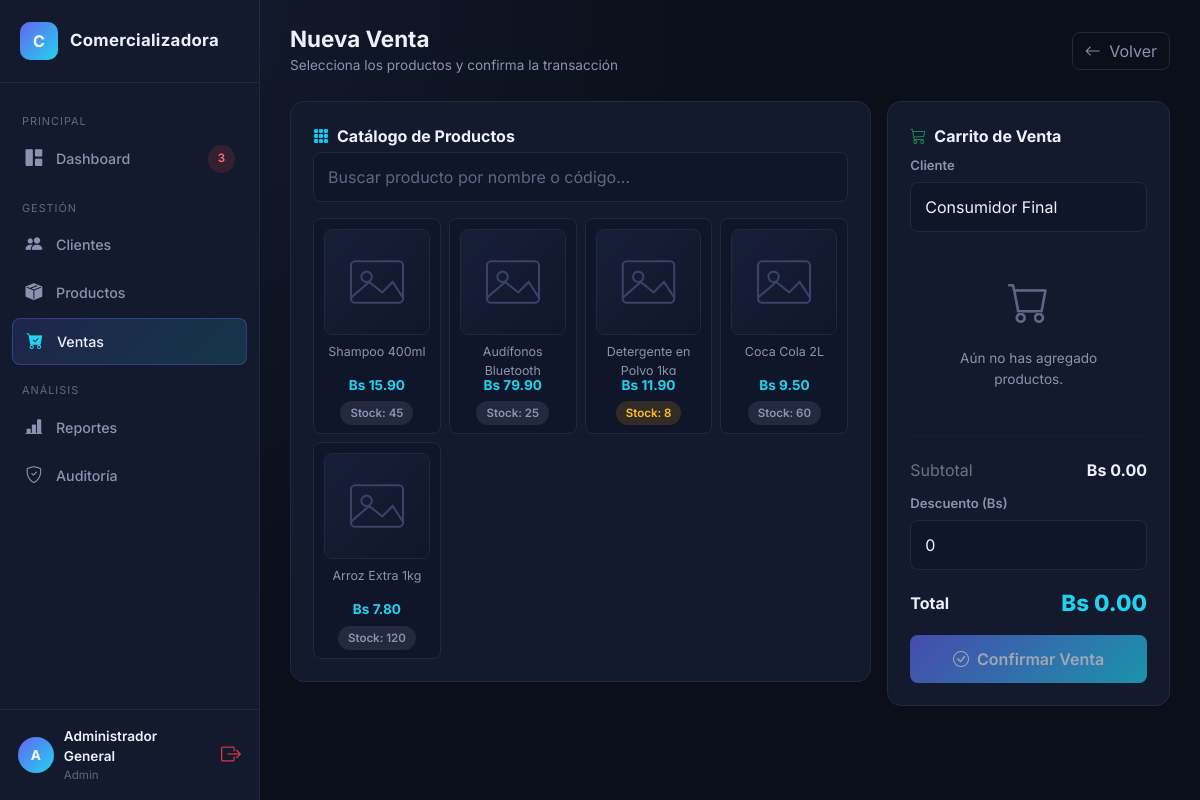
The app's page /ventas/create (signed in) with its own data.
### tables this page shows
CREATE TABLE productos (
    id INT AUTO_INCREMENT PRIMARY KEY,
    codigo VARCHAR(30) NOT NULL UNIQUE,
    nombre VARCHAR(150) NOT NULL,
    descripcion VARCHAR(255) NULL,
    categoria_id INT NULL,
    precio_compra DECIMAL(10,2) NOT NULL DEFAULT 0,
    precio_venta DECIMAL(10,2) NOT NULL DEFAULT 0,
    stock INT NOT NULL DEFAULT 0,
    stock_minimo INT NOT NULL DEFAULT 10,
    imagen VARCHAR(255) NULL,
    estado TINYINT(1) NOT NULL DEFAULT 1,
    created_at DATETIME DEFAULT CURRENT_TIMESTAMP,
    updated_at DATETIME DEFAULT CURRENT_TIMESTAMP ON UPDATE CURRENT_TIMESTAMP,
    FOREIGN KEY (categoria_id) REFERENCES categorias(id) ON DELETE SET NULL
);

### app/controllers/VentasController.php (called while the page is built, shortened)
<?php
class VentasController extends Controller
{
    public function create()
    {
        $productoModel = $this->model('Producto');
        $clienteModel  = $this->model('Cliente');
        $this->view('ventas/create', [
            'productos' => $productoModel->all(),
            'clientes'  => $clienteModel->all(),
        ]);
    }
}

### app/core/App.php (called while the page is built, shortened)
<?php
class App
{
    protected $method = 'index';
    public function __construct()
    {
        $url = $this->parseUrl();
        if (isset($url[0]) && $url[0] !== '') {
            $controllerName = ucfirst(strtolower($url[0])) . 'Controller';
            if (file_exists(APP_PATH . '/controllers/' . $controllerName . '.php')) {
                $this->controller = $controllerName;
                unset($url[0]);
            } else {
                $this->controller = 'ErrorController';
            }
        }
        $this->controller = new $this->controller();
        if (isset($url[1]) && $url[1] !== '') {
            if (method_exists($this->controller, $url[1])) {
                $this->method = $url[1];
                unset($url[1]);
            }
        }
        $this->params = $url ? array_values($url) : [];
        call_user_func_array([$this->controller, $this->method], $this->params);
    }
    private function parseUrl(): array
    {
        if (isset($_GET['url'])) {
            $url = trim($_GET['url'], '/');
            $url = preg_replace('/[^a-zA-Z0-9\/_\-]/', '', $url);
            return $url === '' ? [] : explode('/', $url);
        }
        return [];
    }
}

### index.php (called while the page is built, shortened)
<?php
require_once APP_PATH . '/config/Database.php';
require_once APP_PATH . '/core/Model.php';
require_once APP_PATH . '/core/Controller.php';
require_once APP_PATH . '/core/App.php';
$app = new App();

### app/core/Model.php (called while the page is built, shortened)
<?php
class Model
{
    public function __construct()
    {
        $this->db = Database::getConnection();
    }
}

### app/config/Database.php (called while the page is built)
<?php
class Database
{
    private static $host   = 'localhost';
    private static $dbname = 'comercializadora';
    private static $user   = 'root';
    private static $pass   = '';
    private static ?PDO $connection = null;
    public static function getConnection(): PDO
    {
        if (self::$connection === null) {
            try {
                $dsn = 'mysql:host=' . self::$host . ';dbname=' . self::$dbname . ';charset=utf8mb4';
                self::$connection = new PDO($dsn, self::$user, self::$pass, [
                    PDO::ATTR_ERRMODE            => PDO::ERRMODE_EXCEPTION,
                    PDO::ATTR_DEFAULT_FETCH_MODE  => PDO::FETCH_ASSOC,
                    PDO::ATTR_EMULATE_PREPARES    => false,
                ]);
            } catch (PDOException $e) {
                die('Error de conexión a la base de datos: ' . $e->getMessage());
            }
        }
        return self::$connection;
    }
}

### app/models/Producto.php (called while the page is built, shortened)
<?php
class Producto extends Model
{
    public function all(string $busqueda = '')
    {
        $sql = "SELECT p.*, c.nombre AS categoria_nombre
                FROM productos p
                LEFT JOIN categorias c ON c.id = p.categoria_id
                WHERE p.estado = 1";
        $sql .= " ORDER BY p.id DESC";
        $stmt = $this->db->prepare($sql);
        $stmt->execute();
        return $stmt->fetchAll();
    }
}

### app/views/ventas/create.php (the view, shortened to what this page needs)
<div class="topbar">
    <div>
        <h2>Nueva Venta</h2>
        <div class="breadcrumb-sub">Selecciona los productos y confirma la transacción</div>
    </div>
    <a href="<?= BASE_URL ?>/ventas" class="btn btn-outline-soft"><i class="bi bi-arrow-left me-1"></i> Volver</a>
</div>
<div class="row g-3">
    <div class="col-lg-8">
        <div class="card-panel">
            <div class="panel-title"><i class="bi bi-grid-3x3-gap-fill text-info"></i> Catálogo de Productos</div>
            <input type="text" id="filtroProducto" class="form-control form-control-dark mb-3" placeholder="Buscar producto por nombre o código...">
            <div class="row g-2" id="gridProductos">
                <?php foreach ($productos as $p): ?>
                <div class="col-6 col-md-4 col-xl-3 producto-item" data-nombre="<?= strtolower(htmlspecialchars($p['nombre'])) ?>" data-codigo="<?= strtolower(htmlspecialchars($p['codigo'])) ?>">
                    <div class="product-pick-card" onclick='agregarAlCarrito(<?= json_encode(["id"=>$p['id'],"nombre"=>$p['nombre'],"precio"=>(float)$p['precio_venta'],"stock"=>(int)$p['stock'],"imagen"=>$p['imagen'] ?: "no-image.svg"]) ?>)">
                        <img src="<?= BASE_URL ?>/public/img/products/<?= htmlspecialchars($p['imagen'] ?: 'no-image.svg') ?>" class="product-thumb-lg mb-2">
                        <div class="pname"><?= htmlspecialchars($p['nombre']) ?></div>
                        <div class="price">Bs <?= number_format($p['precio_venta'], 2) ?></div>
                        <div class="mt-1">
                            <span class="badge-soft <?= $p['stock'] == 0 ? 'badge-danger-soft' : ($p['stock'] <= $p['stock_minimo'] ? 'badge-warning-soft' : 'badge-secondary-soft') ?>">
                                Stock: <?= $p['stock'] ?>
                            </span>
                        </div>
                    </div>
                </div>
                <?php endforeach; ?>
            </div>
        </div>
    </div>
    <div class="col-lg-4">
        <div class="card-panel">
            <div class="panel-title"><i class="bi bi-cart3 text-success"></i> Carrito de Venta</div>
            <div class="mb-3">
                <label class="form-label">Cliente</label>
                <select id="cliente_id" class="form-select form-control-dark">
                    <option value="0">Consumidor Final</option>
                </select>
            </div>
            <div id="carritoItems" style="max-height: 300px; overflow-y:auto;">
                <div class="empty-state py-4" id="carritoVacio">
                    <i class="bi bi-cart"></i>
                    <p class="mb-0" style="font-size:.85rem;">Aún no has agregado productos.</p>
                </div>
            </div>
            <hr class="section-divider">
            <div class="mb-2 d-flex justify-content-between">
                <span class="text-secondary">Subtotal</span>
                <strong id="txtSubtotal">Bs 0.00</strong>
            </div>
            <div class="mb-3">
                <label class="form-label">Descuento (Bs)</label>
                <input type="number" min="0" step="0.01" id="descuento" value="0" class="form-control form-control-dark" oninput="renderCarrito()">
            </div>
            <div class="d-flex justify-content-between align-items-center mb-3">
                <span style="font-weight:700;">Total</span>
                <span id="txtTotal" style="font-size:1.4rem; font-weight:800; color: var(--accent-secondary);">Bs 0.00</span>
            </div>
            <form action="<?= BASE_URL ?>/ventas/guardar" method="POST" id="formVenta">
                <button type="submit" class="btn btn-gradient w-100" id="btnConfirmar" disabled>
                    <i class="bi bi-check-circle me-1"></i> Confirmar Venta
                </button>
            </form>
        </div>
    </div>
</div>

### public/css/style.css (style rules this page uses)
:root { --bg-primary: #0b0f1a; --bg-secondary: #10162a; --bg-card: #131a2e; --bg-card-hover: #171f38; --border-color: #22293f; --text-primary: #eef1fb; --text-secondary: #8b93b0; --text-muted: #5f6785; --accent-primary: #6366f1; --accent-secondary: #22d3ee; --accent-gradient: linear-gradient(135deg, #6366f1 0%, #22d3ee 100%); --accent-gradient-soft: linear-gradient(135deg, rgba(99,102,241,.15) 0%, rgba(34,211,238,.15) 100%); --success: #22c55e; --warning: #f59e0b; --danger: #ef4444; --info: #38bdf8; --radius: 14px; --radius-sm: 8px; --shadow-soft: 0 10px 30px rgba(0,0,0,.35); --sidebar-width: 260px; }
* { box-sizing: border-box; }
body { background: radial-gradient(circle at 10% 0%, #141b30 0%, var(--bg-primary) 45%) fixed; color: var(--text-primary); font-family: 'Inter', 'Segoe UI', sans-serif; min-height: 100vh; }
a { text-decoration: none; }
.form-control-dark { background: var(--bg-secondary) !important; border: 1px solid var(--border-color) !important; color: var(--text-primary) !important; border-radius: var(--radius-sm) !important; padding: 12px 14px !important; }
.form-control-dark::placeholder { color: var(--text-muted); }
.btn-gradient { background: var(--accent-gradient); border: none; color: #fff; font-weight: 600; border-radius: var(--radius-sm); padding: 12px 20px; transition: transform .15s ease, box-shadow .15s ease; }
.topbar { display: flex; align-items: center; justify-content: space-between; margin-bottom: 26px; flex-wrap: wrap; gap: 12px; }
.topbar h2 { font-weight: 700; font-size: 1.4rem; margin: 0; }
.topbar .breadcrumb-sub { color: var(--text-secondary); font-size: .85rem; margin-top: 2px; }
.card-panel { background: var(--bg-card); border: 1px solid var(--border-color); border-radius: var(--radius); padding: 22px; }
.card-panel .panel-title { font-weight: 700; font-size: 1rem; margin-bottom: 4px; display: flex; align-items: center; gap: 8px; }
.badge-soft { padding: 5px 10px; border-radius: 20px; font-size: .72rem; font-weight: 600; }
.badge-warning-soft { background: rgba(245,158,11,.15); color: #fbbf24; }
.badge-secondary-soft { background: rgba(139,147,176,.15); color: #8b93b0; }
.product-thumb-lg { width: 100%; aspect-ratio: 1/1; object-fit: cover; border-radius: var(--radius-sm); border: 1px solid var(--border-color); background: var(--bg-secondary); }
.form-label { color: var(--text-secondary); font-size: .82rem; font-weight: 600; margin-bottom: 6px; }
.section-divider { border: none; border-top: 1px solid var(--border-color); margin: 22px 0; }
.btn-outline-soft { border: 1px solid var(--border-color); color: var(--text-secondary); border-radius: var(--radius-sm); background: transparent; }
.product-pick-card { background: var(--bg-secondary); border: 1px solid var(--border-color); border-radius: var(--radius-sm); padding: 10px; cursor: pointer; transition: all .15s ease; text-align: center; }
.product-pick-card .price { color: var(--accent-secondary); font-weight: 700; font-size: .85rem; }
.product-pick-card .pname { font-size: .78rem; color: var(--text-secondary); height: 32px; overflow: hidden; }
.empty-state { text-align: center; padding: 50px 20px; color: var(--text-secondary); }
.empty-state i { font-size: 2.6rem; color: var(--text-muted); margin-bottom: 14px; display: block; }

### records on screen
productos: imagen (placeholder picture), nombre "Shampoo 400ml", precio_venta "15.90", stock "45"
productos: imagen (placeholder picture), nombre "Audífonos Bluetooth", precio_venta "79.90", stock "25"
productos: imagen (placeholder picture), nombre "Detergente en Polvo 1kg", precio_venta "11.90", stock "8"
productos: imagen (placeholder picture), nombre "Coca Cola 2L", precio_venta "9.50", stock "60"
productos: imagen (placeholder picture), nombre "Arroz Extra 1kg", precio_venta "7.80", stock "120"

### other values on screen
count($__stockBajoHeader) "3"
substr($_SESSION['usuario_nombre'] ?? 'U', 0, 1) "A"
$_SESSION['usuario_nombre'] "Administrador General"
$_SESSION['usuario_rol'] "Admin"
